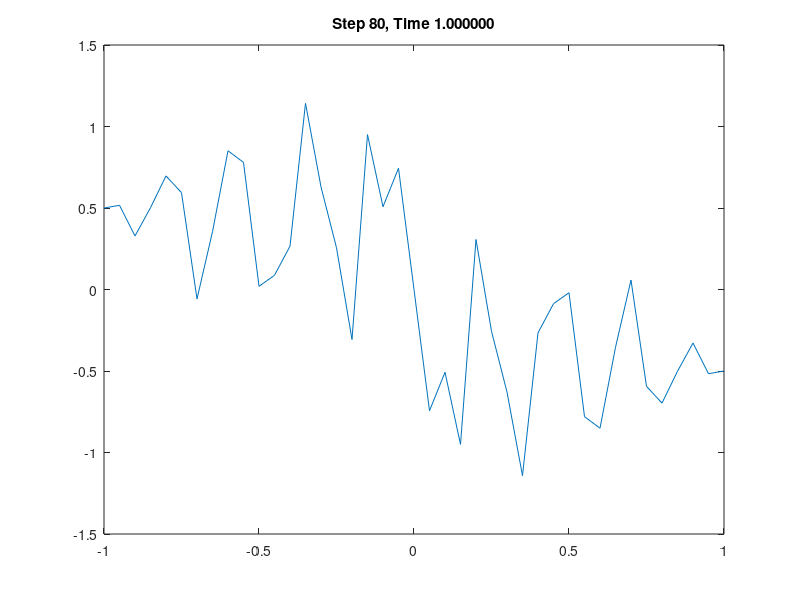

MATLAB code for this plot:
function fd1d_burgers_lax ( )

%*****************************************************************************80
%
%% FD1D_BURGERS_LAX solves the nonviscous Burgers equation using Lax-Wendroff.
%
%  Discussion:
%
%    The non-viscous time-dependent Burgers equation is:
%
%      du/dt + u du/dx = 0
%
%    which can be written in conservative form as
%
%      du/dt + 1/2 d/dx ( u^2 ) = 0 
%
%    or
%
%      du/dt + dF/dx = 0
%
%    For the Burgers equation, we define 
%
%      F(x,t) = 1/2 u^2,
%      A(x,t) = dF/dx = u
%
%    and then the Lax-Wendroff method approximates the solution 
%    using the iteration:
%
%      u(x,t+dt) = u(t) - dt dF/dx + 1/2 dt^2 d/dx A dF/dx
%
%    which can be written:
%
%      u(x,t+dt) = u(x,t) - dt ( F(x+dx,t) - F(x-dx,t) ) / ( 2 * dx )
%        + 1/2 dt^2/dx^2 ( A(x+dx/2,t) * ( F(x+dx,t) - F(x,t) )
%                        - A(x-dx/2,t) * ( F(x,t) - F(x-dx,t) )
%
%    where we approximate:
%
%      A(x+dx/2,t) = 1/2 ( u(x+dx,t) + u(x,t) )
%      A(x-dx/2,t) = 1/2 ( u(x,t) + u(x-dx,t) )
%
%    There is a stability condition that applies here, which requires that
%
%      dt * max ( abs ( u ) ) / dx <= 1
%
%  Licensing:
%
%    This code is distributed under the GNU LGPL license.
%
%  Modified:
%
%    21 August 2010
%
%  Author:
%
%    John Burkardt
%
%  Parameters:
%
%    None
%
  timestamp ( );

  fprintf ( 1, '\n' );
  fprintf ( 1, 'FD1D_BURGERS_LAX:\n' );
  fprintf ( 1, '  MATLAB version\n' );
  fprintf ( 1, '  Solve the non-viscous time-dependent Burgers equation,\n' );
  fprintf ( 1, '  using the Lax-Wendroff method.\n' );
  fprintf ( 1, '\n' );
  fprintf ( 1, '  Equation to be solved:\n' );
  fprintf ( 1, '\n' );
  fprintf ( 1, '    du/dt + u * du/dx = 0\n' );
  fprintf ( 1, '\n' );
  fprintf ( 1, '  for x in [ a, b ], for t in [t_init, t_last]\n' );
  fprintf ( 1, '\n' );
  fprintf ( 1, '  with initial conditions:\n' );
  fprintf ( 1, '\n' );
  fprintf ( 1, '    u(x,o) = u_init\n' );
  fprintf ( 1, '\n' );
  fprintf ( 1, '  and boundary conditions:\n' );
  fprintf ( 1, '\n' );
  fprintf ( 1, '    u(a,t) = u_a(t), u(b,t) = u_b(t)\n' );
%
%  Set and report the problem parameters.
%
  n = 41;
  a = -1.0;
  b = +1.0;
  dx = ( b - a ) / ( n - 1 );
  step_num = 80;
  t_init = 0.0;
  t_last = 1.0;
  dt = ( t_last - t_init ) / step_num;

  fprintf ( 1, '\n' );
  fprintf ( 1, '  %f <= X <= %f\n', a, b );
  fprintf ( 1, '  Number of nodes = %d\n', n );
  fprintf ( 1, '  DX = %f\n', dx );
  fprintf ( 1, '\n' );
  fprintf ( 1, '  %f <= t <= %f\n', t_init, t_last );
  fprintf ( 1, '  Number of time steps = %d\n', step_num );
  fprintf ( 1, '  DT = %f\n', dt );

  x = r8vec_even ( n, a, b );

  fprintf ( 1, '\n' );
  fprintf ( 1, '  X:\n' );
  fprintf ( 1, '\n' );
  for ilo = 1 : 5 : n
    ihi = min ( ilo + 4, n );
    for i = ilo : ihi
      fprintf ( 1, '  %16f', x(i,1) );
    end
    fprintf ( 1, '\n' );
  end
%
%  Set the initial condition,
%  and apply boundary conditions to first and last entries.
%
  step = 0;
  t = t_init;
  un(1:n,1) = u_init ( n, x, t );
  un(1,1) = u_a ( x(1,1), t );
  un(n,1) = u_b ( x(n,1), t );

  stability = ( dt / dx ) * max ( abs ( un(1:n,1) ) );
  report ( step, step_num, n, x, t, un, stability );

  if ( 1 )
    plot ( x, un );
    title ( sprintf ( 'Step %d, Time %f', step, t ) );
    pause
  end
%
%  March in time.
%
  c1 = - ( 0.5 * dt   / dx );
  c2 = - ( 0.5 * dt^2 / dx^2 );

  for step = 1 : step_num

    t = ( ( step_num - step ) * t_init   ...
        + (            step ) * t_last ) ...
        / ( step_num        );

    uo(1:n,1) = un(1:n,1);

    un(2:n-1,1) = uo(2:n-1,1) ...
      -       ( dt    / dx  ) * ( uo(3:n,1).^2 - uo(1:n-2,1).^2 ) ...
      + 0.5 * ( dt^2 / dx^2 ) * (  0.5 * ( uo(3:n,1)   + uo(2:n-1,1) ) ...
                                   .* ( uo(3:n,1).^2   - uo(2:n-1,1).^2 ) ...
                                 - 0.5 * ( uo(2:n-1,1) + uo(1:n-2,1) ) ...
                                   .* ( uo(2:n-1,1).^2 - uo(1:n-2,1).^2 ) );

    un(1,1) = u_a ( x(1,1), t );
    un(n,1) = u_b ( x(n,1), t );

    stability = ( dt / dx ) * max ( abs ( un(1:n,1) ) );
    report ( step, step_num, n, x, t, un, stability );

    if ( 1 )
      plot ( x, un );
      title ( sprintf ( 'Step %d, Time %f', step, t ) );
      pause
    end

  end
%
%  Terminate.
%
  fprintf ( 1, '\n' );
  fprintf ( 1, 'FD1D_BURGERS_LAX:\n' );
  fprintf ( 1, '  Normal end of execution.\n' );

  fprintf ( 1, '\n' );
  timestamp ( );

  return
end
function a = r8vec_even ( n, alo, ahi )

%*****************************************************************************80
%
%% R8VEC_EVEN returns N real values, evenly spaced between ALO and AHI.
%
%  Licensing:
%
%    This code is distributed under the GNU LGPL license.
%
%  Modified:
%
%    24 January 2004
%
%  Author:
%
%    John Burkardt
%
%  Parameters:
%
%    Input, integer N, the number of values.
%
%    Input, real ALO, AHI, the low and high values.
%
%    Output, real A(N), N evenly spaced values.
%    Normally, A(1) = ALO and A(N) = AHI.
%    However, if N = 1, then A(1) = 0.5*(ALO+AHI).
%
  if ( n == 1 )

    a(1,1) = 0.5 * ( alo + ahi );

  else

    a(1:n,1) = ( (n-1:-1:0) * alo + (0:n-1) * ahi ) / ( n - 1 );

  end

  return
end
function report ( step, step_num, n, x, t, u, stability )

%*****************************************************************************80
%
%% REPORT prints or plots or saves the data at the current time step.
%
%  Licensing:
%
%    This code is distributed under the GNU LGPL license.
%
%  Modified:
%
%    18 August 2010
%
%  Author:
%
%    John Burkardt
%
%  Parameters:
%
%    Input, integer STEP, the index of the current step,
%    between 0 and STEP_NUM.
%
%    Input, integer STEP_NUM, the number of steps to take.
%
%    Input, integer N, the number of nodes.
%
%    Input, real X(N), the coordinates of the nodes.
%
%    Input, real T, the current time.
%
%    Input, real U(N), the initial values U(X,T).
%
%    Input, real STABILITY, the stability factor, which should be 
%    no greater than 1.
%
  fprintf ( 1, '\n' );
  fprintf ( 1, '  STEP = %d\n', step );
  fprintf ( 1, '  TIME = %f\n', t );
  fprintf ( 1, '  STABILTY = %f\n', stability )
  fprintf ( 1, '\n' );
  for ilo = 1 : 5 : n
    ihi = min ( ilo + 4, n );
    for i = ilo : ihi
      fprintf ( 1, '  %14g', u(i) );
    end
    fprintf ( 1, '\n' );
  end

  return
end
function timestamp ( )

%*****************************************************************************80
%
%% TIMESTAMP prints the current YMDHMS date as a timestamp.
%
%  Licensing:
%
%    This code is distributed under the GNU LGPL license.
%
%  Modified:
%
%    14 February 2003
%
%  Author:
%
%    John Burkardt
%
  t = now;
  c = datevec ( t );
  s = datestr ( c, 0 );
  fprintf ( 1, '%s\n', s );

  return
end
function ua = u_a ( x, t )

%*****************************************************************************80
%
%% U_A sets the boundary condition for U at A.
%
%  Licensing:
%
%    This code is distributed under the GNU LGPL license.
%
%  Modified:
%
%    18 August 2010
%
%  Author:
%
%    John Burkardt
%
%  Parameters:
%
%    Input, real X, T, the position and time.
%
%    Output, real UA, the prescribed value of U(X,T).
%
  ua = + 0.5;

  return
end
function ub = u_b ( x, t )

%*****************************************************************************80
%
%% U_B sets the boundary condition for U at B.
%
%  Licensing:
%
%    This code is distributed under the GNU LGPL license.
%
%  Modified:
%
%    18 August 2010
%
%  Author:
%
%    John Burkardt
%
%  Parameters:
%
%    Input, real X, T, the position and time.
%
%    Output, real UB, the prescribed value of U(X,T).
%
  ub = - 0.5;

  return
end
function u = u_init ( n, x, t )

%*****************************************************************************80
%
%% U_INIT sets the initial condition for U.
%
%  Licensing:
%
%    This code is distributed under the GNU LGPL license.
%
%  Modified:
%
%    18 August 2010
%
%  Author:
%
%    John Burkardt
%
%  Parameters:
%
%    Input, integer N, the number of nodes.
%
%    Input, real X(N), the coordinates of the nodes.
%
%    Input, real T, the current time.
%
%    Output, real U(N), the initial values U(X,T).
%
  ua = u_a ( x(1,1), t );
  ub = u_b ( x(n,1), t );

  q = 2.0 * ( ua - ub ) / pi;
  r = ( ua + ub ) / 2.0;
%
%  S can be varied.  It is the slope of the initial condition at the midpoint.
%
  s = 1.0;
  u(1:n,1) = ( 2 * x(1:n,1) - x(n,1) - x(1,1) ) ...
           / (                x(n,1) - x(1,1) );

  u(1:n,1) = - q * atan ( s * u(1:n,1) ) + r;

  return
end
